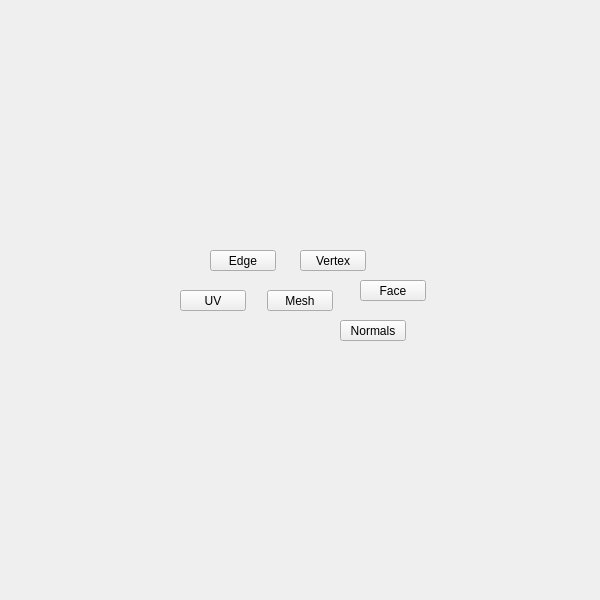
<?xml version="1.0" encoding="UTF-8"?>
<ui version="4.0">
 <class>QtUi</class>
 <widget class="QMainWindow" name="QtUi">
  <property name="geometry">
   <rect>
    <x>0</x>
    <y>0</y>
    <width>600</width>
    <height>600</height>
   </rect>
  </property>
  <property name="sizePolicy">
   <sizepolicy hsizetype="Ignored" vsizetype="Ignored">
    <horstretch>0</horstretch>
    <verstretch>0</verstretch>
   </sizepolicy>
  </property>
  <property name="minimumSize">
   <size>
    <width>0</width>
    <height>0</height>
   </size>
  </property>
  <property name="maximumSize">
   <size>
    <width>600</width>
    <height>600</height>
   </size>
  </property>
  <property name="toolButtonStyle">
   <enum>Qt::ToolButtonIconOnly</enum>
  </property>
  <property name="tabShape">
   <enum>QTabWidget::Triangular</enum>
  </property>
  <property name="dockNestingEnabled">
   <bool>true</bool>
  </property>
  <property name="dockOptions">
   <set>QMainWindow::AllowNestedDocks|QMainWindow::AllowTabbedDocks|QMainWindow::AnimatedDocks|QMainWindow::ForceTabbedDocks</set>
  </property>
  <widget class="QWidget" name="widget">
   <property name="sizePolicy">
    <sizepolicy hsizetype="Ignored" vsizetype="Ignored">
     <horstretch>0</horstretch>
     <verstretch>0</verstretch>
    </sizepolicy>
   </property>
   <widget class="MenuButton" name="i005">
    <property name="geometry">
     <rect>
      <x>267</x>
      <y>290</y>
      <width>66</width>
      <height>21</height>
     </rect>
    </property>
    <property name="minimumSize">
     <size>
      <width>0</width>
      <height>21</height>
     </size>
    </property>
    <property name="maximumSize">
     <size>
      <width>999</width>
      <height>21</height>
     </size>
    </property>
    <property name="text">
     <string>Mesh</string>
    </property>
    <property name="target" stdset="0">
     <string>mesh</string>
    </property>
   </widget>
   <widget class="MenuButton" name="b000">
    <property name="geometry">
     <rect>
      <x>300</x>
      <y>250</y>
      <width>66</width>
      <height>21</height>
     </rect>
    </property>
    <property name="minimumSize">
     <size>
      <width>0</width>
      <height>21</height>
     </size>
    </property>
    <property name="maximumSize">
     <size>
      <width>999</width>
      <height>21</height>
     </size>
    </property>
    <property name="text">
     <string>Vertex</string>
    </property>
    <property name="target" stdset="0">
     <string>vertex</string>
    </property>
   </widget>
   <widget class="MenuButton" name="b001">
    <property name="geometry">
     <rect>
      <x>210</x>
      <y>250</y>
      <width>66</width>
      <height>21</height>
     </rect>
    </property>
    <property name="minimumSize">
     <size>
      <width>0</width>
      <height>21</height>
     </size>
    </property>
    <property name="maximumSize">
     <size>
      <width>999</width>
      <height>21</height>
     </size>
    </property>
    <property name="text">
     <string>Edge</string>
    </property>
    <property name="target" stdset="0">
     <string>edge</string>
    </property>
   </widget>
   <widget class="MenuButton" name="b002">
    <property name="geometry">
     <rect>
      <x>360</x>
      <y>280</y>
      <width>66</width>
      <height>21</height>
     </rect>
    </property>
    <property name="minimumSize">
     <size>
      <width>0</width>
      <height>21</height>
     </size>
    </property>
    <property name="maximumSize">
     <size>
      <width>999</width>
      <height>21</height>
     </size>
    </property>
    <property name="text">
     <string>Face</string>
    </property>
    <property name="target" stdset="0">
     <string>face</string>
    </property>
   </widget>
   <widget class="MenuButton" name="b003">
    <property name="geometry">
     <rect>
      <x>180</x>
      <y>290</y>
      <width>66</width>
      <height>21</height>
     </rect>
    </property>
    <property name="minimumSize">
     <size>
      <width>0</width>
      <height>21</height>
     </size>
    </property>
    <property name="maximumSize">
     <size>
      <width>999</width>
      <height>21</height>
     </size>
    </property>
    <property name="text">
     <string>UV</string>
    </property>
    <property name="target" stdset="0">
     <string>mesh_uv</string>
    </property>
   </widget>
   <widget class="MenuButton" name="b004">
    <property name="geometry">
     <rect>
      <x>340</x>
      <y>320</y>
      <width>66</width>
      <height>21</height>
     </rect>
    </property>
    <property name="minimumSize">
     <size>
      <width>0</width>
      <height>21</height>
     </size>
    </property>
    <property name="maximumSize">
     <size>
      <width>999</width>
      <height>21</height>
     </size>
    </property>
    <property name="text">
     <string>Normals</string>
    </property>
    <property name="target" stdset="0">
     <string>mesh_normals</string>
    </property>
   </widget>
  </widget>
 </widget>
 <customwidgets>
  <customwidget>
   <class>MenuButton</class>
   <extends>QPushButton</extends>
   <header>widgets.menubutton.h</header>
  </customwidget>
 </customwidgets>
 <resources/>
 <connections/>
</ui>
